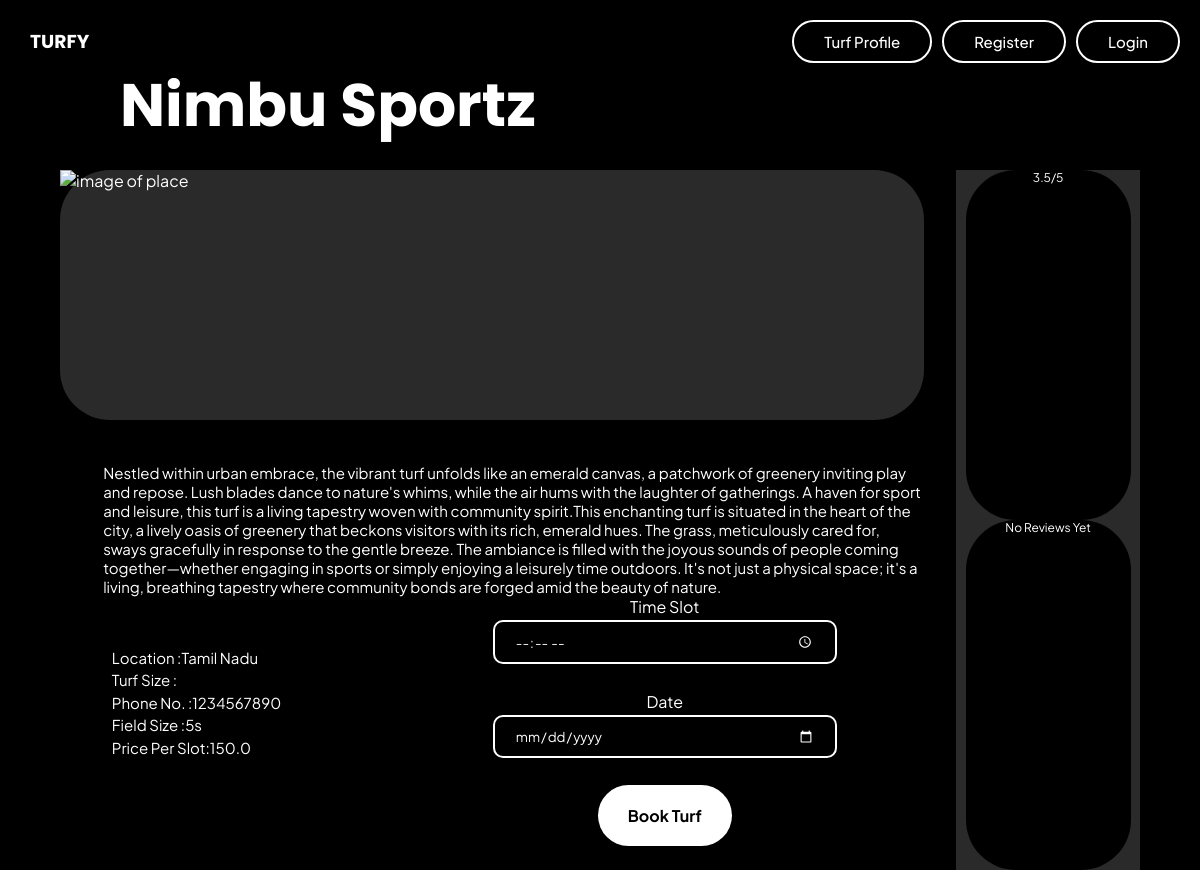
The app's page /view-turf/5/ with its own data.
### app/models.py (models this page shows, shortened)
class Turf(models.Model):
    TYPE =  (
        ("5s","5s"),
        ("7s","7s")
    )
    user = models.ForeignKey(User, null=True, on_delete=models.SET_NULL)
    turfName = models.CharField("Turf Name", max_length=25, null=True)
    location = models.CharField("Location ", max_length=200, null=True)
    phoneNumber = models.CharField("Phone Number", max_length=25, null=True)
    pricePerSlot = models.FloatField("Price Per Slot", max_length=3, null=True)
    fieldSize = models.CharField("fieldSize",max_length=3,choices=TYPE, null=False, default="5s")
    slots = models.ManyToManyField(TimeSlot, blank=True)
    dateCreated = models.DateTimeField("Date Created", auto_now_add=True)

### app/views.py (the view)
# urls.py: path('view-turf/<int:pk>/', views.viewTurf, name='viewTurf'),
def viewTurf(request, pk):
    turf = Turf.objects.get(id = pk)
    context = {
        'turf':turf,
    }
    return render(request, 'app/viewTurf.html', context)

### app/templates/app/viewturf.html (shortened to what this page needs)
{% extends 'app/main.html' %} {% load static %}  {% block content %}
<div class="name-div">
  <h1 class="turf-name">{{turf.turfName}}</h1>
</div>
<div class="view-main-div">
  <div class="view-left-div">
    <div class="view-turf-image">
      <img src="#" alt="image of place" />
    </div>
    <div class="turf-desc">
      <p class="turf-text">Nestled within urban embrace, the vibrant turf unfolds like an emerald canvas, a patchwork of greenery inviting play and repose. Lush blades dance to nature's whims, while the air hums with the laughter of gatherings. A haven for sport and leisure, this turf is a living tapestry woven with community spirit.This enchanting turf is situated in the heart of the city, a lively oasis of greenery that beckons visitors with its rich, emerald hues. The grass, meticulously cared for, sways gracefully in response to the gentle breeze. The ambiance is filled with the joyous sounds of people coming together—whether engaging in sports or simply enjoying a leisurely time outdoors. It's not just a physical space; it's a living, breathing tapestry where community bonds are forged amid the beauty of nature.</p>
    </div>
    <div class="view-turf-details">
      <div class="turf-details">
        <p class="view-turf-desc1">Location :{{turf.location}}</p>
        <p class="view-turf-desc">Turf Size :{{turf.size}}</p>
        <p class="view-turf-desc">Phone No. :{{turf.phoneNumber}}</p>
        <p class="view-turf-desc">Field Size :{{turf.fieldSize}}</p>
        <p class="view-turf-desc">Price Per Slot:{{turf.pricePerSlot}}</p>
      </div>
      <div class="turf-booking">
        <label for="time slot">Time Slot</label>
        <input type="time" name="time slot" id="time slot" placeholder="Time Slot"><br>
        <label for="date">Date</label>
        <input type="date" name="date" id="date" placeholder="Date"><br>
        <a class="book-turf-button" href="{% url 'createBooking' turf.id %}">Book Turf</a>
      </div>
    </div>
  </div>
  <div class="view-right-div">
    <div class="view-ratings">
      <p class="ratings">3.5/5</p>
    </div>
    <div class="view-reviews">
        <p class="reviews">No Reviews Yet</p>
    </div>
  </div>
</div>
{% endblock %}

### static/css/styles.css (style rules this page uses)
* { margin: 0; padding: 0; font-family: 'Plus Jakarta Sans', sans-serif; color: white; transition: all 0.3s ease; }
p { font-size: 12px; }
h1, h2, h3, h4, h5 { font-family: 'Poppins', sans-serif; margin-top: 1em; text-align: center; }
h1 { font-size: 60px; }
a { color: inherit; text-decoration: none; font-weight: bold; }
body { background-color: black; display: flex; flex-direction: column; justify-content: space-around; align-items: center; gap: 20px; }
input, select { background-color: transparent; padding: 10px 20px; border-radius: 10px; border: none; border: solid 2px white; min-width: 300px; color-scheme: dark; }
.name-div { width: 80%; margin-left: 0; padding-left: 0; }
.turf-name { text-align: left; }
.view-main-div { display: flex; flex-direction: row; height:700px ; width: 90%; justify-content: space-between; }
.view-left-div { display: flex; flex-direction: column; width: 80%; height: 100%; }
.view-right-div { display: flex; flex-direction: column; width: 17%; height: 100%; background-color: rgb(42, 42, 42); justify-content: space-between; align-items: center; }
.view-ratings { height: 50%; background-color: black; border-radius: 50px; width: 90%; }
.view-reviews { height: 50%; background-color: black; border-radius: 50px; width: 90%; }
.reviews { text-align: center; }
.ratings { text-align: center; }
.view-turf-image { height: 250px; width: 100%; background-color: rgb(42, 42, 42); border-radius: 50px; }
.turf-text { margin-top: 5%; margin-left: 5%; font-size: 15px; }
.view-turf-details { display: flex; flex-direction: row; }
.turf-details { width: 40%; height: 100%; }
.turf-booking { width: 60%; height: 100%; display: flex; flex-direction: column; gap: 3px; justify-content: space-between; align-items: center; }
.view-turf-desc { margin-top: 1%; margin-left: 15%; font-size: 15px; }
.view-turf-desc1 { margin-top: 15%; font-size: 15px; margin-left: 15%; }
.book-turf-button { padding: 20px 30px; background-color: white; color: black; border-radius: 40px; }

### records on screen
Turf: turfName "Nimbu Sportz", location "Tamil Nadu", phoneNumber "1234567890", fieldSize "5s", pricePerSlot "150.0"
